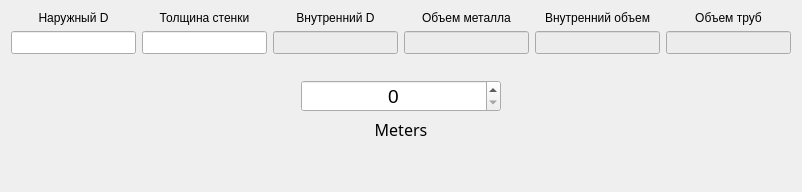
      <widget class="QWidget" name="tab_2">
       <attribute name="title">
        <string>Долив</string>
       </attribute>
       <layout class="QVBoxLayout" name="verticalLayout">
        <item>
         <layout class="QGridLayout" name="gridLayout_7">
          <item row="0" column="0">
           <widget class="QLabel" name="label_6">
            <property name="sizePolicy">
             <sizepolicy hsizetype="Preferred" vsizetype="Maximum">
              <horstretch>0</horstretch>
              <verstretch>0</verstretch>
             </sizepolicy>
            </property>
            <property name="text">
             <string>Наружный D</string>
            </property>
            <property name="alignment">
             <set>Qt::AlignCenter</set>
            </property>
           </widget>
          </item>
          <item row="0" column="1">
           <widget class="QLabel" name="label_8">
            <property name="sizePolicy">
             <sizepolicy hsizetype="Preferred" vsizetype="Maximum">
              <horstretch>0</horstretch>
              <verstretch>0</verstretch>
             </sizepolicy>
            </property>
            <property name="text">
             <string>Толщина стенки</string>
            </property>
            <property name="alignment">
             <set>Qt::AlignCenter</set>
            </property>
           </widget>
          </item>
          <item row="0" column="2">
           <widget class="QLabel" name="label_15">
            <property name="sizePolicy">
             <sizepolicy hsizetype="Preferred" vsizetype="Maximum">
              <horstretch>0</horstretch>
              <verstretch>0</verstretch>
             </sizepolicy>
            </property>
            <property name="text">
             <string>Внутренний D</string>
            </property>
            <property name="alignment">
             <set>Qt::AlignCenter</set>
            </property>
           </widget>
          </item>
          <item row="0" column="3">
           <widget class="QLabel" name="label_14">
            <property name="sizePolicy">
             <sizepolicy hsizetype="Preferred" vsizetype="Maximum">
              <horstretch>0</horstretch>
              <verstretch>0</verstretch>
             </sizepolicy>
            </property>
            <property name="text">
             <string>Объем металла</string>
            </property>
            <property name="alignment">
             <set>Qt::AlignCenter</set>
            </property>
           </widget>
          </item>
          <item row="0" column="4">
           <widget class="QLabel" name="label_12">
            <property name="sizePolicy">
             <sizepolicy hsizetype="Preferred" vsizetype="Maximum">
              <horstretch>0</horstretch>
              <verstretch>0</verstretch>
             </sizepolicy>
            </property>
            <property name="text">
             <string>Внутренний объем</string>
            </property>
            <property name="alignment">
             <set>Qt::AlignCenter</set>
            </property>
           </widget>
          </item>
          <item row="0" column="5">
           <widget class="QLabel" name="label_13">
            <property name="sizePolicy">
             <sizepolicy hsizetype="Preferred" vsizetype="Maximum">
              <horstretch>0</horstretch>
              <verstretch>0</verstretch>
             </sizepolicy>
            </property>
            <property name="text">
             <string>Объем труб</string>
            </property>
            <property name="alignment">
             <set>Qt::AlignCenter</set>
            </property>
           </widget>
          </item>
          <item row="1" column="0">
           <widget class="QLineEdit" name="diameterOutside">
            <property name="sizePolicy">
             <sizepolicy hsizetype="Preferred" vsizetype="Maximum">
              <horstretch>0</horstretch>
              <verstretch>0</verstretch>
             </sizepolicy>
            </property>
            <property name="font">
             <font>
              <pointsize>10</pointsize>
             </font>
            </property>
            <property name="text">
             <string/>
            </property>
            <property name="alignment">
             <set>Qt::AlignCenter</set>
            </property>
           </widget>
          </item>
          <item row="1" column="1">
           <widget class="QLineEdit" name="thickness">
            <property name="sizePolicy">
             <sizepolicy hsizetype="Preferred" vsizetype="Maximum">
              <horstretch>0</horstretch>
              <verstretch>0</verstretch>
             </sizepolicy>
            </property>
            <property name="font">
             <font>
              <pointsize>10</pointsize>
             </font>
            </property>
            <property name="text">
             <string/>
            </property>
            <property name="alignment">
             <set>Qt::AlignCenter</set>
            </property>
           </widget>
          </item>
          <item row="1" column="2">
           <widget class="QLineEdit" name="diameterInner">
            <property name="sizePolicy">
             <sizepolicy hsizetype="Preferred" vsizetype="Maximum">
              <horstretch>0</horstretch>
              <verstretch>0</verstretch>
             </sizepolicy>
            </property>
            <property name="font">
             <font>
              <pointsize>10</pointsize>
             </font>
            </property>
            <property name="styleSheet">
             <string notr="true">background-color: rgb(236, 236, 236);</string>
            </property>
            <property name="text">
             <string/>
            </property>
            <property name="alignment">
             <set>Qt::AlignCenter</set>
            </property>
            <property name="readOnly">
             <bool>true</bool>
            </property>
           </widget>
          </item>
          <item row="1" column="3">
           <widget class="QLineEdit" name="metalVolume">
            <property name="sizePolicy">
             <sizepolicy hsizetype="Preferred" vsizetype="Maximum">
              <horstretch>0</horstretch>
              <verstretch>0</verstretch>
             </sizepolicy>
            </property>
            <property name="font">
             <font>
              <pointsize>10</pointsize>
             </font>
            </property>
            <property name="styleSheet">
             <string notr="true">background-color: rgb(236, 236, 236);</string>
            </property>
            <property name="text">
             <string/>
            </property>
            <property name="alignment">
             <set>Qt::AlignCenter</set>
            </property>
            <property name="readOnly">
             <bool>true</bool>
            </property>
           </widget>
          </item>
          <item row="1" column="4">
           <widget class="QLineEdit" name="internalVolume">
            <property name="sizePolicy">
             <sizepolicy hsizetype="Preferred" vsizetype="Maximum">
              <horstretch>0</horstretch>
              <verstretch>0</verstretch>
             </sizepolicy>
            </property>
            <property name="font">
             <font>
              <pointsize>10</pointsize>
             </font>
            </property>
            <property name="styleSheet">
             <string notr="true">background-color: rgb(236, 236, 236);</string>
            </property>
            <property name="text">
             <string/>
            </property>
            <property name="alignment">
             <set>Qt::AlignCenter</set>
            </property>
            <property name="readOnly">
             <bool>true</bool>
            </property>
           </widget>
          </item>
          <item row="1" column="5">
           <widget class="QLineEdit" name="pipeVolume">
            <property name="sizePolicy">
             <sizepolicy hsizetype="Preferred" vsizetype="Maximum">
              <horstretch>0</horstretch>
              <verstretch>0</verstretch>
             </sizepolicy>
            </property>
            <property name="font">
             <font>
              <pointsize>10</pointsize>
             </font>
            </property>
            <property name="styleSheet">
             <string notr="true">background-color: rgb(236, 236, 236);</string>
            </property>
            <property name="text">
             <string/>
            </property>
            <property name="alignment">
             <set>Qt::AlignCenter</set>
            </property>
            <property name="readOnly">
             <bool>true</bool>
            </property>
           </widget>
          </item>
         </layout>
        </item>
        <item>
         <layout class="QGridLayout" name="gridLayout_6">
          <item row="1" column="0">
           <spacer name="horizontalSpacer">
            <property name="orientation">
             <enum>Qt::Horizontal</enum>
            </property>
            <property name="sizeType">
             <enum>QSizePolicy::Maximum</enum>
            </property>
            <property name="sizeHint" stdset="0">
             <size>
              <width>290</width>
              <height>20</height>
             </size>
            </property>
           </spacer>
          </item>
          <item row="2" column="1">
           <widget class="QLabel" name="label_10">
            <property name="font">
             <font>
              <family>MV Boli</family>
              <pointsize>12</pointsize>
             </font>
            </property>
            <property name="text">
             <string>Meters</string>
            </property>
            <property name="alignment">
             <set>Qt::AlignCenter</set>
            </property>
           </widget>
          </item>
          <item row="3" column="1">
           <spacer name="verticalSpacer_2">
            <property name="orientation">
             <enum>Qt::Vertical</enum>
            </property>
            <property name="sizeType">
             <enum>QSizePolicy::Expanding</enum>
            </property>
            <property name="sizeHint" stdset="0">
             <size>
              <width>20</width>
              <height>40</height>
             </size>
            </property>
           </spacer>
          </item>
          <item row="1" column="2">
           <spacer name="horizontalSpacer_2">
            <property name="orientation">
             <enum>Qt::Horizontal</enum>
            </property>
            <property name="sizeType">
             <enum>QSizePolicy::Maximum</enum>
            </property>
            <property name="sizeHint" stdset="0">
             <size>
              <width>290</width>
              <height>20</height>
             </size>
            </property>
           </spacer>
          </item>
          <item row="1" column="1">
           <widget class="QSpinBox" name="spinBoxToppingUp">
            <property name="sizePolicy">
             <sizepolicy hsizetype="Preferred" vsizetype="Fixed">
              <horstretch>0</horstretch>
              <verstretch>0</verstretch>
             </sizepolicy>
            </property>
            <property name="font">
             <font>
              <pointsize>14</pointsize>
             </font>
            </property>
            <property name="alignment">
             <set>Qt::AlignCenter</set>
            </property>
            <property name="maximum">
             <number>9999</number>
            </property>
           </widget>
          </item>
          <item row="0" column="1">
           <spacer name="verticalSpacer_3">
            <property name="orientation">
             <enum>Qt::Vertical</enum>
            </property>
            <property name="sizeType">
             <enum>QSizePolicy::MinimumExpanding</enum>
            </property>
            <property name="sizeHint" stdset="0">
             <size>
              <width>20</width>
              <height>20</height>
             </size>
            </property>
           </spacer>
          </item>
         </layout>
        </item>
       </layout>
      </widget>
